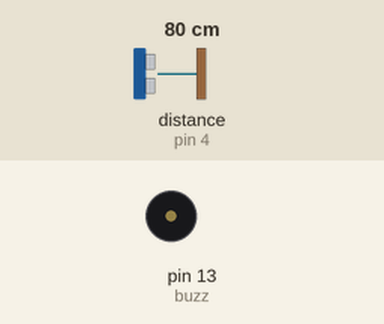
Simulated run of this sketch. Board: Arduino Uno, built with avr-gcc and run on an emulated ATmega328P. Parts: buzzer (waves = sounding). Wiring (inferred from the names in the program): ultrasonic range finder: trigger pin 3; echo pin 4. The test bench sets the inputs (shaded band); at power-on: distance to the obstacle (sensor on pin 4) 80 cm. The echo pulse lasts 58.3 µs per cm.

Above: at 1.2 s.
1.3 s: distance to the obstacle (sensor on pin 4) set to 69 cm
2.8 s: distance to the obstacle (sensor on pin 4) set to 60 cm
At 2.88 s:
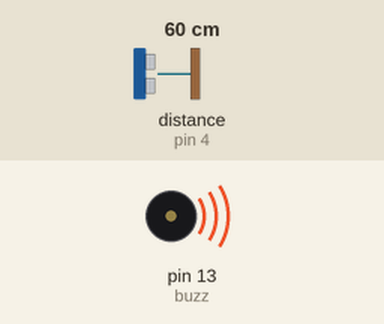
5.8 s: distance to the obstacle (sensor on pin 4) set to 120 cm
At 6.3 s:
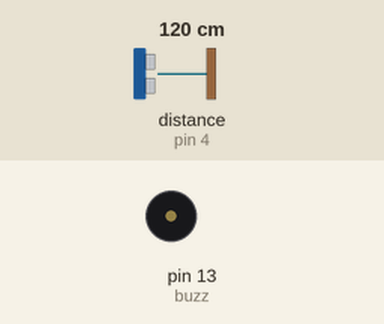
7.3 s: distance to the obstacle (sensor on pin 4) set to 2 cm
At 7.5 s:
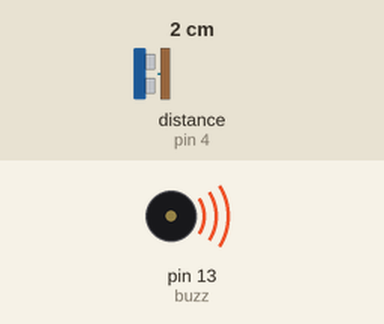
Timing chart, 0 to 10.3 s (numbered marks = the images above; inputs shaded):
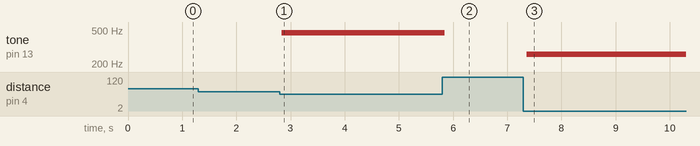

Measured:
- the behaviour switches between 66 and 65 cm on distance to the obstacle (sensor on pin 4) (found by bisection; images 0 and 1)
- after the input at 1.3 s, every drawn part: stays the same
- after the input at 2.8 s, tone on pin 13 (buzz): silent → 466 Hz at once
- after the input at 5.8 s, tone on pin 13 (buzz): 466 Hz → silent after 0.05 s
- after the input at 7.3 s, tone on pin 13 (buzz): silent → 261 Hz after 0.06 s

The sketch:

Airboard.ino
```cpp
int buzz = 13;
int Echo = 4;
int Trigger = 3;
int VCC = 2;
int GND = 5;
long timer;
float distance;

void setup() {
  pinMode(VCC, OUTPUT);
  pinMode(GND, OUTPUT);
  digitalWrite(VCC, HIGH);
  digitalWrite(GND, LOW);
  pinMode(Trigger, OUTPUT);
  pinMode(Echo, INPUT);
  //Serial.begin(9600);
  pinMode(buzz, OUTPUT);
}
void loop() {
  digitalWrite(Trigger, LOW);
  delayMicroseconds(2);
  digitalWrite(Trigger, HIGH);
  delayMicroseconds(10);
  digitalWrite(Trigger, LOW);
  timer = pulseIn(Echo, HIGH);
  distance = timer * 0.034 / 2;
  buzzfun(distance);
  //Serial.print(distance);
  //Serial.println(" cm");
  delay(100);
}

void buzzfun(float distance){
    if (distance<10){tone(buzz, 261.6, 100);} //C
    else if (distance<15 && distance>10){tone(buzz, 277.2, 100);} //C#
    else if (distance<20 && distance>15){tone(buzz, 293.7, 100);} //D
    else if (distance<25 && distance>20){tone(buzz, 311.1, 100);} //D#
    else if (distance<30 && distance>25){tone(buzz, 329.6, 100);} //E
    else if (distance<35 && distance>30){tone(buzz, 349.2, 100);} //F
    else if (distance<40 && distance>35){tone(buzz, 370, 100);} //F#
    else if (distance<45 && distance>40){tone(buzz, 392, 100);} //G
    else if (distance<50 && distance>45){tone(buzz, 415.3, 100);} //G#
    else if (distance<55 && distance>50){tone(buzz, 440, 100);} //A
    else if (distance<60 && distance>55){tone(buzz, 466.2, 100);} //A#
    else if (distance<65){tone(buzz, 493.9, 100);} //B
    else{noTone(buzz);}
  }
```
